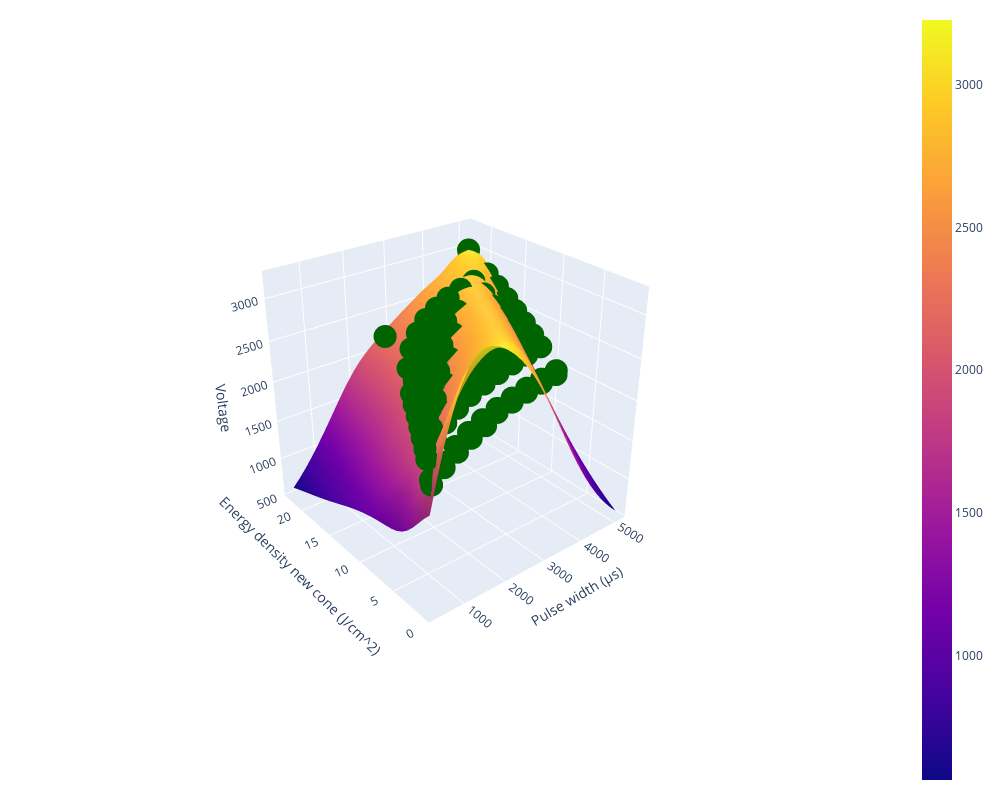

Here is the notebook cell this chart was saved with:
### Markdown cell above
#### Plot GP Function, Scipy Optimize Function, against Raw Data

### Code cell
import plotly.graph_objects as go
import matplotlib.pyplot as plt
import matplotlib as mpl


# plt.style.use('seaborn')
# mpl.rcParams['lines.linewidth'] = 1.5
# plt.rcParams['figure.dpi'] = 200
fig = go.Figure(data=[go.Scatter3d(z=volts_bol_dat, 
                                    x=time_bol_dat,
                                    y=energy_den_bol_dat, 
                                    mode='markers',
                                    marker={'color':'darkgreen'},
                                    name='GP regression')])
# surface plots require 2D z data, corresponding to each point in cartesian product of x and y 1D vectors
# fig.add_trace(go.Scatter3d(z=y_pred, 
#                             x=time_bol_dat,
#                             y=energy_den_bol_dat, 
#                                 mode='markers',))
fig.add_trace(go.Surface(z=volt_on_grid, 
                            x=raw_post_test_grid[:,0],
                            y=raw_post_test_grid[:,1]))
                            # ,opacity=0.7, showscale=False))
# fig.add_trace(go.Surface(x=np.linspace(time_bol_dat.min(), time_bol_dat.max()),
#                             y=np.linspace(energy_den_bol_dat.min(), energy_den_bol_dat.max()),
#                             z= y_pred, 
#                             name='training data'))
fig.update_layout( width=1000, height=800,
                    legend=dict(orientation="h", yanchor="top", y=1.02, 
                    xanchor="left",x=1), margin=dict(r=20, l=10, b=10, t=10), 
                        scene=dict(
                        xaxis_title="Pulse width (μs)",
                        yaxis_title="Energy density new cone (J/cm^2)",
                        zaxis_title='Voltage')
                    )
camera = dict(
        up=dict(x=0, y=0, z=1),
        center=dict(x=0, y=0, z=0),
        eye=dict(x=-2, y=-2.5, z=1.75)
)
fig.update_layout(scene_camera=camera)
fig.show()

### Figure 1 — Plotly figure (JSON) as saved in the notebook; plotly's stock layout.template omitted (floating-point values rounded to 4 significant figures; data arrays with more than 128 entries replaced by an {"elided": "..."} marker saying what was removed)
{"data": [{"marker": {"color": "darkgreen"}, "mode": "markers", "name": "GP regression", "x": [500, 1000, 1500, 2000, 2500, 3000, 3500, 4000, 4500, 5000, 500, 1000, 1500, 2000, 2500, 3000, 3500, 4000, 4500, 5000, 500, 1000, 1500, 2000, 2500, 3000, 3500, 4000, 4500, 5000, 500, 1000, 1500, 2000, 2500, 3000, 3500, 4000, 4500, 5000, 500, 1000, 1500, 2000, 2500, 3000, 3500, 4000, 4500, 5000, 500, 1000, 1500, 2000, 2500, 3000, 3500, 4000, 4500, 5000, 500, 1000, 1500, 2000, 2500, 3000, 3500, 4000, 4500, 5000, 1000, 5000, 500, 1000, 1500, 2000, 2500, 3000, 3500, 4000, 4500, 5000, 500, 1000, 1500, 2000, 2500, 3000, 3500, 4000, 4500, 5000], "y": [1.92, 3.79, 5.36, 6.65, 7.73, 8.59, 9.36, 9.99, 10.53, 11.02, 2.14, 4.26, 6.01, 7.43, 8.63, 9.58, 10.41, 11.08, 11.65, 12.18, 2.46, 4.79, 6.72, 8.28, 9.59, 10.66, 11.49, 12.21, 12.85, 13.4, 2.73, 5.38, 7.48, 9.18, 10.53, 11.71, 12.66, 13.35, 14.11, 14.67, 3.04, 5.99, 8.29, 10.1, 11.62, 12.83, 13.83, 14.7, 15.45, 15.98, 3.4, 6.44, 8.99, 11.01, 12.57, 13.97, 15.03, 15.99, 16.74, 17.38, 3.7, 7.22, 9.91, 12.08, 13.89, 15.29, 16.48, 17.44, 18.24, 18.93, 10.27, 21.81, 1.49, 2.89, 4.12, 5.18, 6.07, 6.78, 7.36, 7.94, 8.39, 8.8, 1.37, 2.7, 3.84, 4.83, 5.66, 6.78, 7.36, 7.94, 8.39, 8.8], "z": [2200, 2200, 2200, 2200, 2200, 2200, 2200, 2200, 2200, 2200, 2300, 2300, 2300, 2300, 2300, 2300, 2300, 2300, 2300, 2300, 2400, 2400, 2400, 2400, 2400, 2400, 2400, 2400, 2400, 2400, 2500, 2500, 2500, 2500, 2500, 2500, 2500, 2500, 2500, 2500, 2600, 2600, 2600, 2600, 2600, 2600, 2600, 2600, 2600, 2600, 2700, 2700, 2700, 2700, 2700, 2700, 2700, 2700, 2700, 2700, 2800, 2800, 2800, 2800, 2800, 2800, 2800, 2800, 2800, 2800, 3000, 3000, 2000, 2000, 2000, 2000, 2000, 2000, 2000, 2000, 2000, 2000, 1950, 1950, 1950, 1950, 1950, 1950, 1950, 1950, 1950, 1950], "type": "scatter3d"}, {"x": [339.3, 505.5, 671.8, 838.1, 1004.0, 1171.0, 1337.0, 1503.0, 1669.0, 1836.0, 2002.0, 2168.0, 2334.0, 2501.0, 2667.0, 2833.0, 2999.0, 3166.0, 3332.0, 3498.0, 3664.0, 3831.0, 3997.0, 4163.0, 4329.0, 4496.0, 4662.0, 4828.0, 4994.0, 5161.0], "y": [0.64, 1.395, 2.15, 2.906, 3.661, 4.416, 5.171, 5.926, 6.681, 7.437, 8.192, 8.947, 9.702, 10.46, 11.21, 11.97, 12.72, 13.48, 14.23, 14.99, 15.74, 16.5, 17.25, 18.01, 18.76, 19.52, 20.27, 21.03, 21.78, 22.54], "z": {"elided": "30x30 float values"}, "type": "surface"}], "layout": {"legend": {"orientation": "h", "yanchor": "top", "y": 1.02, "xanchor": "left", "x": 1}, "margin": {"r": 20, "l": 10, "b": 10, "t": 10}, "width": 1000, "height": 800, "scene": {"xaxis": {"title": {"text": "Pulse width (μs)"}}, "yaxis": {"title": {"text": "Energy density new cone (J/cm^2)"}}, "zaxis": {"title": {"text": "Voltage"}}, "camera": {"up": {"x": 0, "y": 0, "z": 1}, "center": {"x": 0, "y": 0, "z": 0}, "eye": {"x": -2, "y": -2.5, "z": 1.75}}}}}
